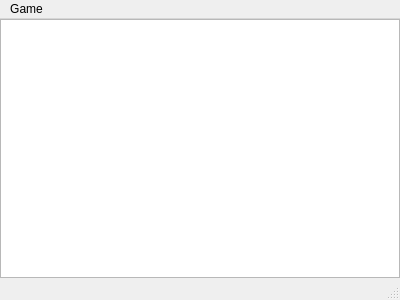
<?xml version="1.0" encoding="UTF-8"?>
<ui version="4.0">
 <class>MainWindow</class>
 <widget class="QMainWindow" name="MainWindow">
  <property name="geometry">
   <rect>
    <x>0</x>
    <y>0</y>
    <width>400</width>
    <height>300</height>
   </rect>
  </property>
  <property name="windowTitle">
   <string>DSnake</string>
  </property>
  <widget class="QWidget" name="centralWidget">
   <layout class="QHBoxLayout" name="horizontalLayout">
    <property name="leftMargin">
     <number>0</number>
    </property>
    <property name="topMargin">
     <number>0</number>
    </property>
    <property name="rightMargin">
     <number>0</number>
    </property>
    <property name="bottomMargin">
     <number>0</number>
    </property>
    <item>
     <widget class="QGraphicsView" name="graphicsView">
      <property name="verticalScrollBarPolicy">
       <enum>Qt::ScrollBarAlwaysOff</enum>
      </property>
      <property name="horizontalScrollBarPolicy">
       <enum>Qt::ScrollBarAlwaysOff</enum>
      </property>
     </widget>
    </item>
   </layout>
  </widget>
  <widget class="QMenuBar" name="menuBar">
   <property name="geometry">
    <rect>
     <x>0</x>
     <y>0</y>
     <width>400</width>
     <height>19</height>
    </rect>
   </property>
   <widget class="QMenu" name="menuGame">
    <property name="title">
     <string>Game</string>
    </property>
    <addaction name="actionNew"/>
    <addaction name="actionQuit"/>
   </widget>
   <addaction name="menuGame"/>
  </widget>
  <widget class="QStatusBar" name="statusBar"/>
  <action name="actionNew">
   <property name="text">
    <string>New...</string>
   </property>
  </action>
  <action name="actionQuit">
   <property name="text">
    <string>Quit</string>
   </property>
  </action>
 </widget>
 <layoutdefault spacing="6" margin="11"/>
 <resources/>
 <connections/>
</ui>
